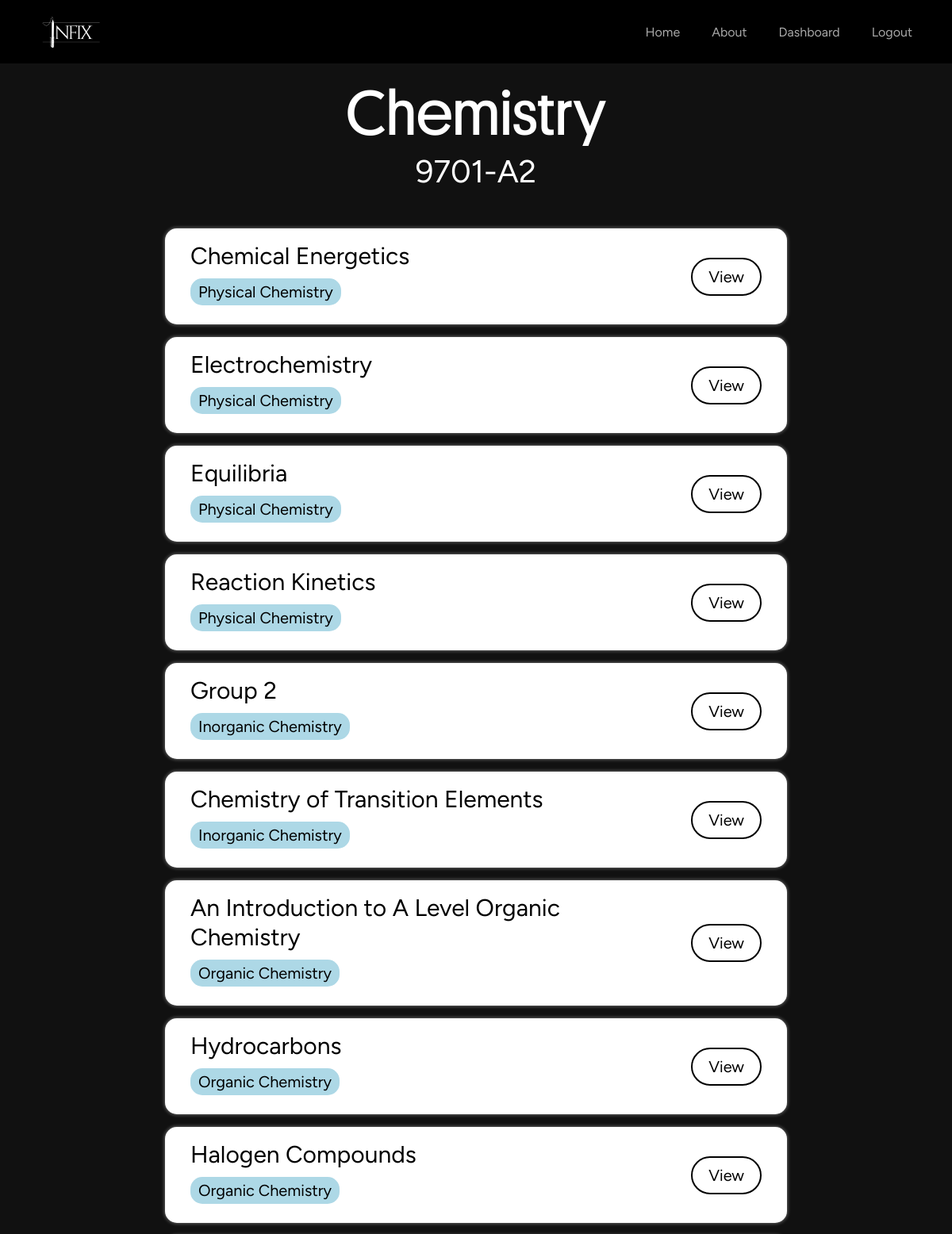
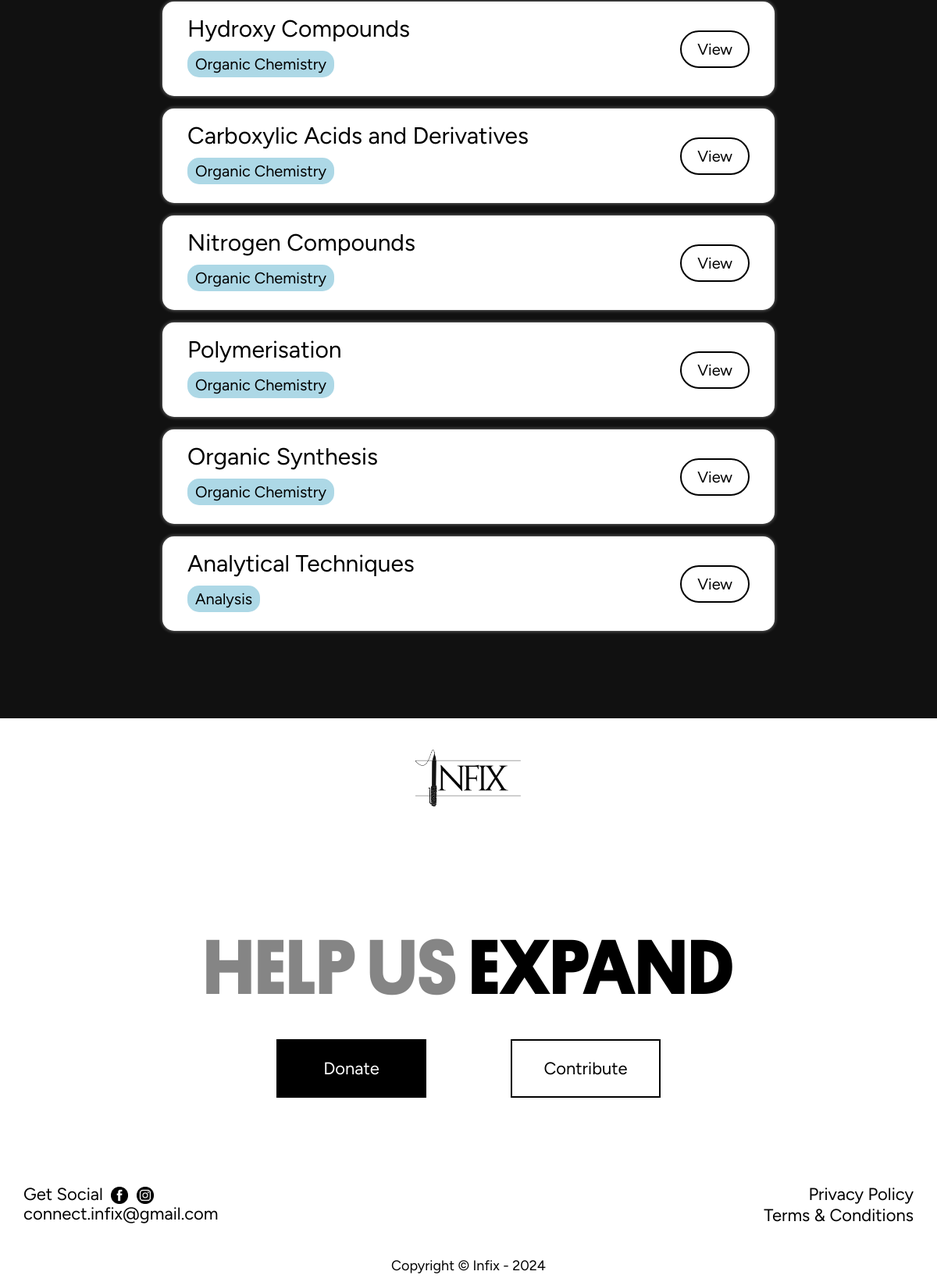
The page /course/9701-A2 (signed in) on the database its author committed (2 pictures, top to bottom).
### tables this page shows
CREATE TABLE courses (
    id INTEGER PRIMARY KEY AUTOINCREMENT,
    path_id INTEGER NOT NULL,
    name TEXT NOT NULL,
    course_code INTEGER NOT NULL UNIQUE,
    FOREIGN KEY (path_id) REFERENCES paths(id) ON DELETE CASCADE
);

CREATE TABLE topics (
    id INTEGER PRIMARY KEY AUTOINCREMENT,
    course_id INTEGER NOT NULL,
    title TEXT NOT NULL,
    category_id INTEGER NULL,
    seq_num INTEGER NOT NULL DEFAULT 0,
    FOREIGN KEY (course_id) REFERENCES courses(id) ON DELETE CASCADE,
    FOREIGN KEY (category_id) REFERENCES categories(id) ON DELETE CASCADE
);

CREATE TABLE categories (
    id INTEGER PRIMARY KEY AUTOINCREMENT,
    name TEXT UNIQUE NULL
);

### app.py (the view)
@app.route('/course/<course_code>')
@login_required
def course_detail(course_code):
    course = db.execute("SELECT * FROM courses WHERE course_code = ?", course_code)
    if not course:
        flash('Course not found.', 'warning')
        return redirect('/dashboard')
    course_id = course[0]['id']
    topics = db.execute("SELECT * FROM topics WHERE course_id = ?", course_id)
    topics_with_categories = db.execute("""
        SELECT topics.id, topics.title, categories.name AS category, categories.id AS category_id
        FROM topics
        LEFT JOIN categories ON topics.category_id = categories.id
        WHERE topics.course_id = ?
    """, course_id)
    return render_template('course_detail.html', course=course[0], topics=topics_with_categories)

### app.py (called while the page is built)
@app.after_request
def after_request(response):
    response.headers["Cache-Control"] = "no-cache, no-store, must-revalidate"
    response.headers["Expires"] = "0"
    response.headers["Pragma"] = "no-cache"
    return response

### helpers.py (called while the page is built)
def login_required(f):
    @wraps(f)
    def decorated_function(*args, **kwargs):
        if session.get("user_id") is None:
            return redirect("/login")
        return f(*args, **kwargs)
    return decorated_function

### templates/course_detail.html (shortened to what this page needs)
{% extends 'base.html' %}
{% block styles %}
<link rel="stylesheet" href="{{ url_for('static', filename='css/course_detail.css') }}">
<link href="https://cdn.jsdelivr.net/npm/remixicon@4.3.0/fonts/remixicon.css" rel="stylesheet"/>
{% endblock %}
{% block HomeActive %}inactive{% endblock %}
{% block content %}
<div id="course-section">
  <div class="head">
    <p class="course-name">{{course.name}}</p>
    <p class="course-code">{{course.course_code}}</p>
  </div>
  <div class="topics-list">
    {% for topic in topics %}
    <div class="topic-container">
      <div class="text">
        <p>{{ topic.title }}</p>
        {% if topic.category_id %}
          <p class="category">{{ topic.category }}</p>
        {% endif %}
      </div>
      <div class="view-link">
        <a href="/course/{{course.course_code}}/{{ topic.title }}">View</a>
      </div>
    </div>
    {% endfor %}
  </div>
</div>
{% endblock %}

### static/css/styles.css (style rules this page uses)
html { scroll-behavior: smooth; font-family: "Figtree", sans-serif; }
* { margin: 0; padding: 0; transition: all ease 0.3s; }
body, html { overflow-x: hidden; }
a { text-decoration: none; color: inherit; }
a { text-decoration: none; color: #000000; }

### static/css/course_detail.css (style rules this page uses)
#course-section { padding: calc(80px + 1rem) 0px; width: 100%; min-height: 100%; background-color: #111111; display: flex; flex-direction: column; justify-content: center; align-items: center; color: white; text-align: center; gap: 2em; }
.course-name { font-family: 'Platform-Regular'; font-size: 80px; }
.course-code { font-size: 40px; }
.topics-list { display: flex; flex-direction: column; align-items: center; justify-content: center; gap: 1em; padding: 1em 0; }
.topic-container { background-color:white; color: black; display: flex; justify-content: space-between; align-items: center; width: 60vw; padding: 1em 2em; border-radius: 15px; box-shadow: 0 0 5px 0 rgba(255, 255, 255, 0.493); }
.text { display: flex; flex-direction: column; justify-content: center; align-items: flex-start; text-align: left; gap: 10px; width: 80%; }
.topic-container a { font-size: 20px; color: black; background-color: white; border: 2px solid black; padding: 10px 20px; border-radius: 30px; }
.text p { font-size: 30px; }
.text .category { font-size: 20px; background-color: lightblue; padding: 5px 10px; border-radius: 15px; margin-bottom: 8px; }

### rows shown on the page
courses: name "Chemistry", course_code "9701-A2"
topics: title "Chemical Energetics", category "Physical Chemistry"
topics: title "Electrochemistry", category "Physical Chemistry"
topics: title "Equilibria", category "Physical Chemistry"
topics: title "Reaction Kinetics", category "Physical Chemistry"
topics: title "Group 2", category "Inorganic Chemistry"
topics: title "Chemistry of Transition Elements", category "Inorganic Chemistry"
topics: title "An Introduction to A Level Organic Chemistry", category "Organic Chemistry"
topics: title "Hydrocarbons", category "Organic Chemistry"
topics: title "Halogen Compounds", category "Organic Chemistry"
topics: title "Hydroxy Compounds", category "Organic Chemistry"
topics: title "Carboxylic Acids and Derivatives", category "Organic Chemistry"
topics: title "Nitrogen Compounds", category "Organic Chemistry"
topics: title "Polymerisation", category "Organic Chemistry"
topics: title "Organic Synthesis", category "Organic Chemistry"
topics: title "Analytical Techniques", category "Analysis"
